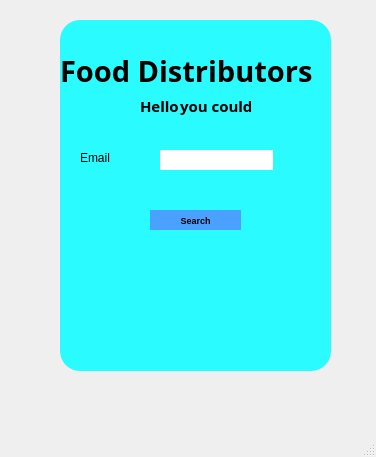
<?xml version="1.0" encoding="UTF-8"?>
<ui version="4.0">
 <class>MainWindow</class>
 <widget class="QMainWindow" name="MainWindow">
  <property name="geometry">
   <rect>
    <x>0</x>
    <y>0</y>
    <width>376</width>
    <height>457</height>
   </rect>
  </property>
  <property name="windowTitle">
   <string>MainWindow</string>
  </property>
  <widget class="QWidget" name="centralwidget">
   <widget class="QWidget" name="widget_2" native="true">
    <property name="geometry">
     <rect>
      <x>60</x>
      <y>20</y>
      <width>271</width>
      <height>351</height>
     </rect>
    </property>
    <property name="styleSheet">
     <string notr="true">border-radius:20px;
background-color: rgb(41, 251, 255);
</string>
    </property>
    <widget class="QLabel" name="label_2">
     <property name="geometry">
      <rect>
       <x>0</x>
       <y>10</y>
       <width>261</width>
       <height>81</height>
      </rect>
     </property>
     <property name="font">
      <font>
       <family>Segoe Print</family>
       <pointsize>22</pointsize>
       <weight>75</weight>
       <italic>false</italic>
       <bold>true</bold>
      </font>
     </property>
     <property name="text">
      <string>Food Distributors</string>
     </property>
    </widget>
    <widget class="QLabel" name="label_3">
     <property name="geometry">
      <rect>
       <x>80</x>
       <y>70</y>
       <width>41</width>
       <height>31</height>
      </rect>
     </property>
     <property name="font">
      <font>
       <family>Segoe Print</family>
       <pointsize>11</pointsize>
       <weight>75</weight>
       <italic>false</italic>
       <bold>true</bold>
      </font>
     </property>
     <property name="text">
      <string>Hello</string>
     </property>
    </widget>
    <widget class="QLabel" name="label_5">
     <property name="geometry">
      <rect>
       <x>120</x>
       <y>70</y>
       <width>71</width>
       <height>31</height>
      </rect>
     </property>
     <property name="font">
      <font>
       <family>Segoe Print</family>
       <pointsize>11</pointsize>
       <weight>75</weight>
       <italic>false</italic>
       <bold>true</bold>
      </font>
     </property>
     <property name="text">
      <string>you could</string>
     </property>
    </widget>
    <widget class="QPushButton" name="pushButton_91">
     <property name="geometry">
      <rect>
       <x>90</x>
       <y>190</y>
       <width>91</width>
       <height>20</height>
      </rect>
     </property>
     <property name="font">
      <font>
       <pointsize>7</pointsize>
       <weight>75</weight>
       <bold>true</bold>
      </font>
     </property>
     <property name="styleSheet">
      <string notr="true">background-color: rgb(74, 161, 255);</string>
     </property>
     <property name="text">
      <string>Search</string>
     </property>
    </widget>
    <widget class="QLabel" name="label">
     <property name="geometry">
      <rect>
       <x>20</x>
       <y>130</y>
       <width>71</width>
       <height>16</height>
      </rect>
     </property>
     <property name="text">
      <string>Email</string>
     </property>
    </widget>
    <widget class="QLineEdit" name="lineEdit">
     <property name="geometry">
      <rect>
       <x>100</x>
       <y>130</y>
       <width>113</width>
       <height>20</height>
      </rect>
     </property>
     <property name="styleSheet">
      <string notr="true">background-color: rgb(255, 255, 255);</string>
     </property>
    </widget>
   </widget>
  </widget>
  <widget class="QMenuBar" name="menubar">
   <property name="geometry">
    <rect>
     <x>0</x>
     <y>0</y>
     <width>376</width>
     <height>21</height>
    </rect>
   </property>
  </widget>
  <widget class="QStatusBar" name="statusbar"/>
 </widget>
 <resources>
  <include location="pic1.qrc"/>
 </resources>
 <connections/>
</ui>
